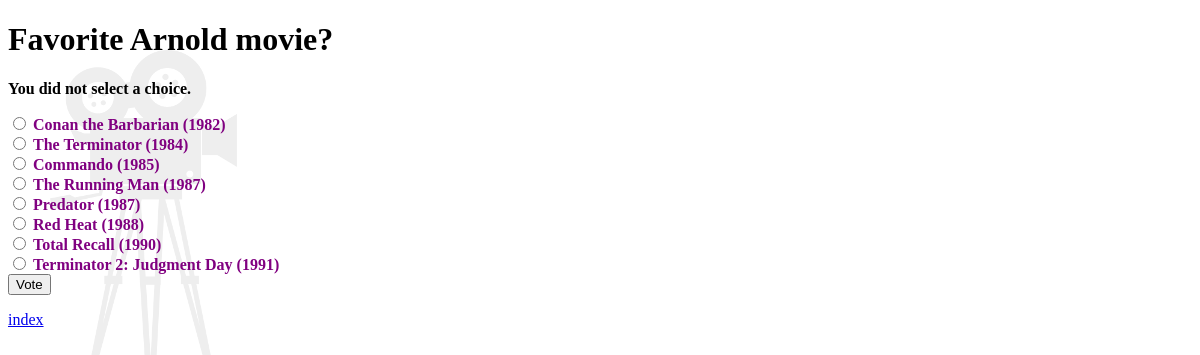
Page /demo/4/vote/ on the committed database.
### demo/models.py (models this page shows, shortened)
class Question(models.Model):
    question_text = models.CharField(max_length=200)
    pub_date = models.DateTimeField('date published')
    def was_published_recently(self):
        now = timezone.now()
        yesterday = now - datetime.timedelta(days=1)
        return yesterday <= self.pub_date <= now
    was_published_recently.admin_order_field = 'pub_date'
    was_published_recently.boolean = True
    was_published_recently.short_description = 'Published recently?'

class Choice(models.Model):
    question = models.ForeignKey(Question, on_delete=models.CASCADE)
    choice_text = models.CharField(max_length=200)
    year = models.IntegerField(default=1900)
    votes = models.IntegerField(default=0)
    def __str__(self):
        return f'{self.choice_text} ({self.year})'

### demo/views.py (the view)
# urls.py: path('<int:question_id>/vote/', views.vote, name='vote'),
def vote(request, question_id):
    question = get_object_or_404(Question, pk=question_id)
    try:
        selected_choice = question.choice_set.get(pk=request.POST['choice'])
    except (KeyError, Choice.DoesNotExist):
        return render(request, 'demo/detail.html', {
            'question': question,
            'error_message': 'You did not select a choice.',
        })
    else:
        selected_choice.votes += 1
        selected_choice.save()
        return HttpResponseRedirect(reverse('demo:results',
                                            args=(question.id,)))

### demo/templates/demo/detail.html (shortened to what this page needs)
<!DOCTYPE html>
<html lang="en">
<head>
{% load static %}
    <link rel="stylesheet" type="text/css" href="{% static 'demo/style.css' %}">
</head>
<body>
    <h1>
        {{ question.question_text }}
    </h1>
    {% if error_message %}
        <p><strong>{{ error_message }}</strong></p>
    {% endif %}
    <form action="{% url 'demo:vote' question.id %}" method="post">
        {% for choice in question.choice_set.all %}
            <input type="radio" name="choice" id="choice{{ forloop.counter }}"
                   value="{{ choice.id }}">
            <label for="choice{{ forloop.counter }}">
                {{ choice }}
            </label>
            <br>
        {% endfor %}
        <input type="submit" value="Vote">
    </form>
    <p>
        <a href="{% url 'demo:index' %}">index</a>
    </p>
</body>
</html>

### demo/static/demo/style.css (style rules this page uses)
body { background: white url("images/camera.png") no-repeat; }
label { color: purple; font-weight: bold; }

### rows in the picture
Question: question_text "Favorite Arnold movie?"
Choice: choice_text+year "Conan the Barbarian (1982)"
Choice: choice_text+year "The Terminator (1984)"
Choice: choice_text+year "Commando (1985)"
Choice: choice_text+year "The Running Man (1987)"
Choice: choice_text+year "Predator (1987)"
Choice: choice_text+year "Red Heat (1988)"
Choice: choice_text+year "Total Recall (1990)"
Choice: choice_text+year "Terminator 2: Judgment Day (1991)"

### other values in the picture
{{ error_message }} "You did not select a choice."
